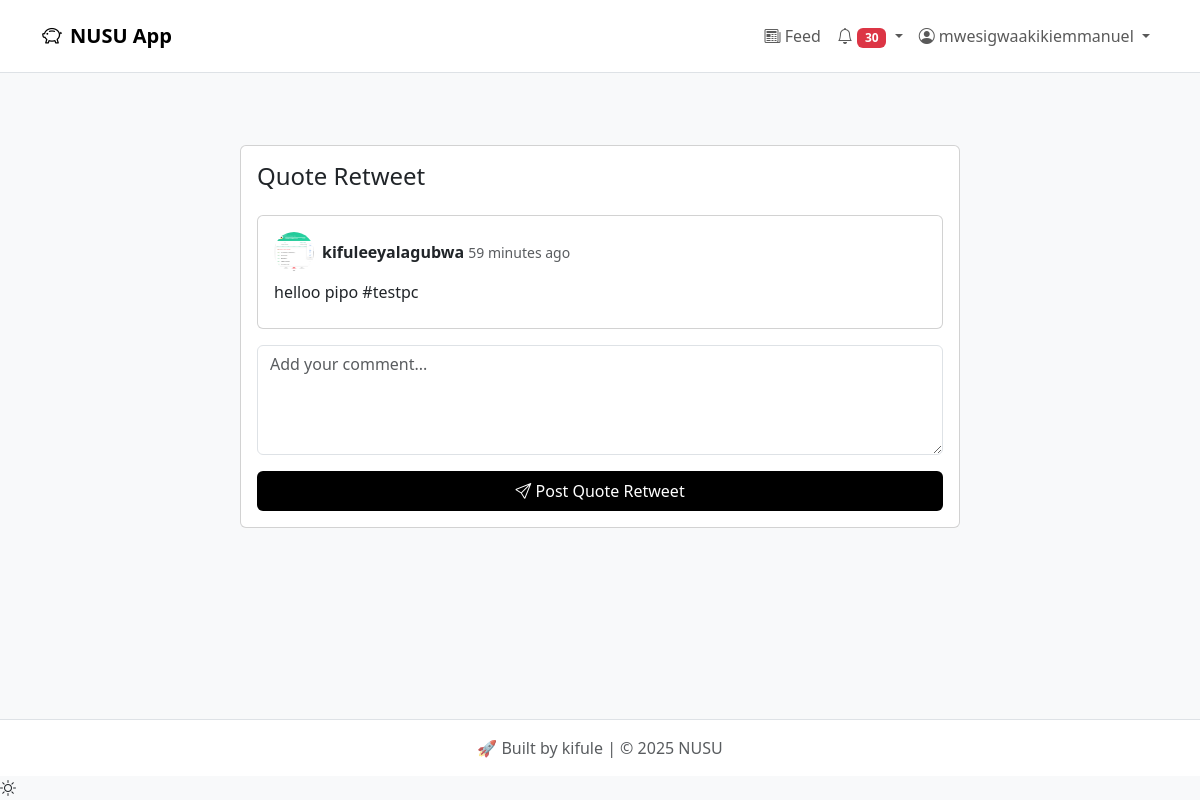
The app's page /community/tweet/236/quote/ (signed in) with its own data.
### users/models.py (models this page shows, shortened)
class CustomUser(AbstractUser):
    is_agent = models.BooleanField(default=False)
    is_verified = models.BooleanField(default=False)

class UserProfile(models.Model):
    user = models.OneToOneField(CustomUser, on_delete=models.CASCADE)
    token_balance = models.DecimalField(max_digits=12, decimal_places=2, default=0)
    profile_picture = models.ImageField(
        upload_to='profile_pics/',
        default='profile_pics/default.png'  # Default profile picture
    )
    bio = models.TextField(blank=True)
    website = models.URLField(blank=True)
    location = models.CharField(max_length=100, blank=True)
    followers = models.ManyToManyField('self', symmetrical=False, blank=True, related_name='following')
    verified = models.BooleanField(default=False)
    ugx_balance = models.DecimalField(max_digits=12, decimal_places=2, default=0)
    BADGE_CHOICES = [
        ('none', 'No Badge'),  # Add 'none' as the default option
        ('bronze', 'Bronze Member'),
        ('silver', 'Silver Member'),
        ('gold', 'Gold Member'),
        ('platinum', 'Platinum Admin')
    ]
    badge = models.CharField(max_length=20, choices=BADGE_CHOICES, default='none')
    days_active = models.PositiveIntegerField(default=0)
    days_deposited = models.PositiveIntegerField(default=0)

### community/models.py (models this page shows, shortened)
class Tweet(models.Model):
    user = models.ForeignKey(CustomUser, on_delete=models.CASCADE)
    content = models.TextField(max_length=280)
    image = models.ImageField(upload_to='tweets/images/', blank=True, null=True)
    video = models.FileField(upload_to='tweets/videos/', blank=True, null=True)
    parent = models.ForeignKey('self', null=True, blank=True, on_delete=models.CASCADE, related_name='replies')
    retweet = models.ForeignKey('self', null=True, blank=True, on_delete=models.CASCADE, related_name='retweets')
    quote = models.ForeignKey('self', null=True, blank=True, on_delete=models.CASCADE, related_name='quotes')
    likes = models.ManyToManyField(CustomUser, related_name='liked_tweets', blank=True)
    created_at = models.DateTimeField(auto_now_add=True)
    parent_tweet = models.ForeignKey('self', null=True, on_delete=models.CASCADE, related_name='thread')
    is_thread = models.BooleanField(default=False)
    thread_position = models.PositiveIntegerField(default=0)
    class Meta:
        ordering = ['-created_at']

### community/views.py (the view, shortened to what this page needs)
# urls.py: path('tweet/<int:tweet_id>/quote/', views.quote_retweet, name='quote_retweet'),
@login_required
def quote_retweet(request, tweet_id):
    original_tweet = get_object_or_404(Tweet, id=tweet_id)
    form = TweetForm()
    return render(request, 'community/quote_retweet.html', {
        'original_tweet': original_tweet,
        'form': form
    })

### community/forms.py
class TweetForm(forms.ModelForm):
    media = forms.FileField(
        widget=MultipleFileInput(),
        required=False,
        label='Add media'
    )
    class Meta:
        model = Tweet
        fields = ['content', 'parent']
        widgets = {
            'content': forms.Textarea(attrs={
                'class': 'form-control',
                'rows': 3,
                'placeholder': "What's happening?"
            }),
            'parent': forms.HiddenInput()
        }

### core/context_processors.py (called while the page is built)
def notifications(request):
    context = {
        'unread_notifications': [],
        'unread_notifications_count': 0,
        'is_retweeted_by_user': lambda tweet: False  # Default value for anonymous users
    }
    if request.user.is_authenticated:
        context.update({
            'unread_notifications': request.user.notifications.filter(is_read=False).order_by('-created_at')[:5],
            'unread_notifications_count': request.user.notifications.filter(is_read=False).count(),
            'is_retweeted_by_user': lambda tweet: tweet.is_retweeted_by(request.user)  # Add this line
        })
    return context

### templates/community/quote_retweet.html (shortened to what this page needs)
{% extends 'base.html' %}
{% block content %}
<div class="container mt-4">
    <div class="row justify-content-center">
        <div class="col-md-8">
            <div class="card">
                <div class="card-body">
                    <h4 class="card-title mb-4">Quote Retweet</h4>
                    <div class="card mb-3">
                        <div class="card-body">
                            <div class="d-flex align-items-center mb-2">
                                <img src="{{ original_tweet.user.userprofile.profile_picture.url }}"
                                     class="rounded-circle me-2" width="40" height="40">
                                <div>
                                    <strong>
                                        <a href="{% url 'users:user_profile' original_tweet.user.username %}"
                                           class="text-decoration-none text-dark">
                                            {{ original_tweet.user.username }}
                                        </a>
                                    </strong>
                                    <small class="text-muted">{{ original_tweet.created_at|timesince }} ago</small>
                                </div>
                            </div>
                            <p class="mb-2">{{ original_tweet.content }}</p>
                        </div>
                    </div>
                    <form method="post" enctype="multipart/form-data">
                        <div class="mb-3">
                            <textarea name="content"
                                      class="form-control"
                                      rows="4"
                                      placeholder="Add your comment..."
                                      required></textarea>
                        </div>
                        <div class="d-grid">
                            <button type="submit" class="btn btn-dark">
                                <i class="bi bi-send"></i> Post Quote Retweet
                            </button>
                        </div>
                    </form>
                </div>
            </div>
        </div>
    </div>
</div>
{% endblock %}

### templates/base.html (shortened to what this page needs)
<!DOCTYPE html>
{% load static %}
<html lang="en">
<head>
    <link href="https://cdn.jsdelivr.net/npm/bootstrap@5.3.0/dist/css/bootstrap.min.css" rel="stylesheet">
    <link rel="stylesheet" href="https://cdn.jsdelivr.net/npm/bootstrap-icons@1.11.0/font/bootstrap-icons.css">
    <link rel="stylesheet" href="{% static 'css/style.css' %}">
    <link rel="stylesheet" href="{% static 'css/print.css' %}" media="print">
</head>
<body class="bg-light d-flex flex-column min-vh-100" data-authenticated="{% if user.is_authenticated %}True{% else %}False{% endif %}">
    <header class="border-bottom">
        <nav class="navbar navbar-expand-lg navbar-light bg-white py-3">
            <div class="container">
                <a class="navbar-brand fw-bold" href="{% url 'home' %}">
                    <i class="bi bi-piggy-bank me-2"></i>NUSU App
                </a>
                <div class="collapse navbar-collapse" id="mainNav">
                    <div class="navbar-nav ms-auto">
                        <a class="nav-link" href="{% url 'community:feed' %}">
                            <i class="bi bi-newspaper"></i> Feed
                        </a>
                        {% if user.is_authenticated %}
                            <div class="nav-item dropdown">
                                <a class="nav-link dropdown-toggle" href="#" role="button"
                                   data-bs-toggle="dropdown" aria-expanded="false">
                                    <i class="bi bi-bell"></i>
                                    {% if unread_notifications_count > 0 %}
                                    <span class="badge bg-danger">{{ unread_notifications_count }}</span>
                                    {% endif %}
                                </a>
                            </div>
                            <div class="nav-item dropdown">
                                <a class="nav-link dropdown-toggle" href="#" role="button"
                                   data-bs-toggle="dropdown" aria-expanded="false">
                                    <i class="bi bi-person-circle"></i> {{ user.username }}
                                </a>
                            </div>
                        {% endif %}
                    </div>
                </div>
            </div>
        </nav>
    </header>
    <main class="container mt-5 flex-grow-1">
      <div id="toastContainer" class="toast-container position-fixed bottom-0 end-0 p-3"></div>
        {% block content %}{% endblock %}
    </main>
    <footer class="bg-white border-top py-3 mt-auto">
        <div class="container text-center text-muted">
            <p class="mb-0">🚀 Built by kifule | © 2025 NUSU</p>
        </div>
    </footer>
    <div class="theme-toggle">
      <i id="theme-icon" class="bi bi-sun"></i>
    </div>
</body>
</html>

### static/css/style.css (style rules this page uses)
body.bg-light { background-color: #f8f9fa !important; min-height: 100vh; display: flex; flex-direction: column; }
.container { position: relative; }
.btn-dark { background-color: black; border: none; padding: 0.5rem 1.5rem; }

### records on screen
CustomUser: username "mwesigwaakikiemmanuel"
Tweet: user.userprofile.profile_picture (placeholder picture), user.username "kifuleeyalagubwa", created_at "59 minutes", content "helloo pipo #testpc"

### other values on screen
{{ unread_notifications_count }} "30"
